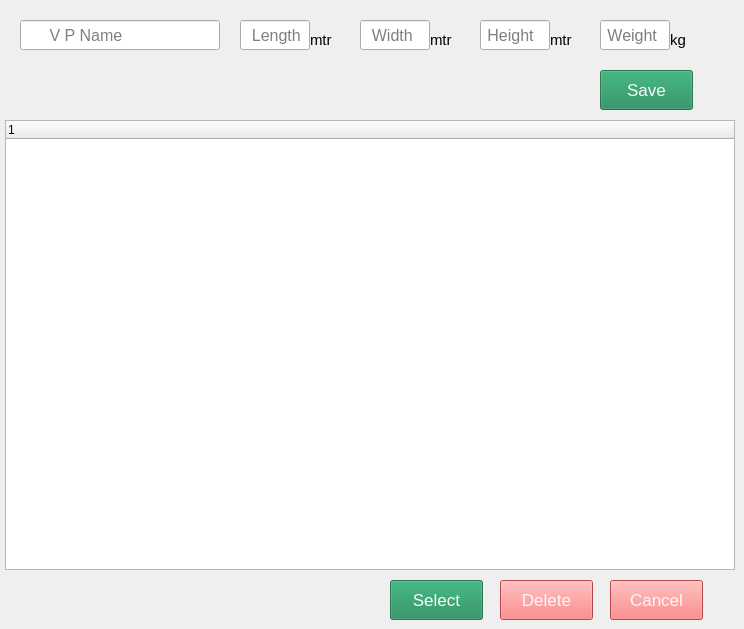
      <widget class="QWidget" name="SelectAddVP">
       <widget class="QLineEdit" name="AddVPName">
        <property name="geometry">
         <rect>
          <x>20</x>
          <y>20</y>
          <width>200</width>
          <height>30</height>
         </rect>
        </property>
        <property name="font">
         <font>
          <pointsize>12</pointsize>
         </font>
        </property>
        <property name="styleSheet">
         <string notr="true"/>
        </property>
        <property name="placeholderText">
         <string>      V P Name</string>
        </property>
       </widget>
       <widget class="QLineEdit" name="AddVPLength">
        <property name="geometry">
         <rect>
          <x>240</x>
          <y>20</y>
          <width>70</width>
          <height>30</height>
         </rect>
        </property>
        <property name="font">
         <font>
          <pointsize>12</pointsize>
         </font>
        </property>
        <property name="placeholderText">
         <string>  Length</string>
        </property>
       </widget>
       <widget class="QLabel" name="label_47">
        <property name="geometry">
         <rect>
          <x>310</x>
          <y>30</y>
          <width>30</width>
          <height>20</height>
         </rect>
        </property>
        <property name="font">
         <font>
          <pointsize>11</pointsize>
         </font>
        </property>
        <property name="text">
         <string>mtr</string>
        </property>
       </widget>
       <widget class="QPushButton" name="VPSave">
        <property name="geometry">
         <rect>
          <x>600</x>
          <y>70</y>
          <width>93</width>
          <height>40</height>
         </rect>
        </property>
        <property name="font">
         <font>
          <pointsize>13</pointsize>
         </font>
        </property>
        <property name="cursor">
         <cursorShape>PointingHandCursor</cursorShape>
        </property>
        <property name="styleSheet">
         <string notr="true">background-color:rgba(25,135,84,0.8);
color:rgba(248,249,250,1);
</string>
        </property>
        <property name="text">
         <string>Save</string>
        </property>
       </widget>
       <widget class="QLabel" name="label_49">
        <property name="geometry">
         <rect>
          <x>430</x>
          <y>30</y>
          <width>30</width>
          <height>20</height>
         </rect>
        </property>
        <property name="font">
         <font>
          <pointsize>11</pointsize>
         </font>
        </property>
        <property name="text">
         <string>mtr</string>
        </property>
       </widget>
       <widget class="QLineEdit" name="AddVPWidth">
        <property name="geometry">
         <rect>
          <x>360</x>
          <y>20</y>
          <width>70</width>
          <height>30</height>
         </rect>
        </property>
        <property name="font">
         <font>
          <pointsize>12</pointsize>
         </font>
        </property>
        <property name="placeholderText">
         <string>  Width</string>
        </property>
       </widget>
       <widget class="QLabel" name="label_50">
        <property name="geometry">
         <rect>
          <x>550</x>
          <y>30</y>
          <width>30</width>
          <height>20</height>
         </rect>
        </property>
        <property name="font">
         <font>
          <pointsize>11</pointsize>
         </font>
        </property>
        <property name="text">
         <string>mtr</string>
        </property>
       </widget>
       <widget class="QLineEdit" name="AddVPHeight">
        <property name="geometry">
         <rect>
          <x>480</x>
          <y>20</y>
          <width>70</width>
          <height>30</height>
         </rect>
        </property>
        <property name="font">
         <font>
          <pointsize>12</pointsize>
         </font>
        </property>
        <property name="placeholderText">
         <string> Height</string>
        </property>
       </widget>
       <widget class="QLabel" name="label_51">
        <property name="geometry">
         <rect>
          <x>670</x>
          <y>30</y>
          <width>30</width>
          <height>20</height>
         </rect>
        </property>
        <property name="font">
         <font>
          <pointsize>11</pointsize>
         </font>
        </property>
        <property name="text">
         <string>kg</string>
        </property>
       </widget>
       <widget class="QLineEdit" name="AddVPWeight">
        <property name="geometry">
         <rect>
          <x>600</x>
          <y>20</y>
          <width>70</width>
          <height>30</height>
         </rect>
        </property>
        <property name="font">
         <font>
          <pointsize>12</pointsize>
         </font>
        </property>
        <property name="placeholderText">
         <string> Weight</string>
        </property>
       </widget>
       <widget class="QPushButton" name="SelectVPforLoading">
        <property name="geometry">
         <rect>
          <x>390</x>
          <y>580</y>
          <width>93</width>
          <height>40</height>
         </rect>
        </property>
        <property name="font">
         <font>
          <pointsize>13</pointsize>
         </font>
        </property>
        <property name="cursor">
         <cursorShape>PointingHandCursor</cursorShape>
        </property>
        <property name="styleSheet">
         <string notr="true">background-color:rgba(25,135,84,0.8);
color:rgba(248,249,250,1);
</string>
        </property>
        <property name="text">
         <string>Select</string>
        </property>
       </widget>
       <widget class="QPushButton" name="CancleVP">
        <property name="geometry">
         <rect>
          <x>610</x>
          <y>580</y>
          <width>93</width>
          <height>40</height>
         </rect>
        </property>
        <property name="font">
         <font>
          <pointsize>13</pointsize>
         </font>
        </property>
        <property name="cursor">
         <cursorShape>PointingHandCursor</cursorShape>
        </property>
        <property name="styleSheet">
         <string notr="true">
background-color: rgb(255, 99, 99);
color:rgba(248,249,250,1);
</string>
        </property>
        <property name="text">
         <string>Cancel</string>
        </property>
       </widget>
       <widget class="QTreeWidget" name="VPTreeWidget">
        <property name="geometry">
         <rect>
          <x>5</x>
          <y>120</y>
          <width>730</width>
          <height>450</height>
         </rect>
        </property>
        <column>
         <property name="text">
          <string notr="true">1</string>
         </property>
        </column>
       </widget>
       <widget class="QPushButton" name="DeleteVP">
        <property name="geometry">
         <rect>
          <x>500</x>
          <y>580</y>
          <width>93</width>
          <height>40</height>
         </rect>
        </property>
        <property name="font">
         <font>
          <pointsize>13</pointsize>
         </font>
        </property>
        <property name="cursor">
         <cursorShape>PointingHandCursor</cursorShape>
        </property>
        <property name="styleSheet">
         <string notr="true">
background-color: rgb(255, 99, 99);
color:rgba(248,249,250,1);
</string>
        </property>
        <property name="text">
         <string>Delete</string>
        </property>
       </widget>
      </widget>
